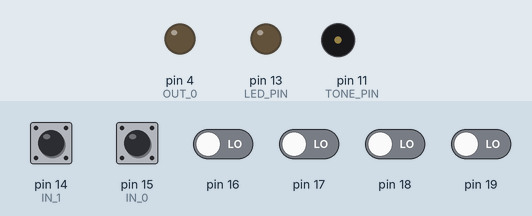
This sketch was run on a simulated Arduino Uno, built with avr-gcc and run on an emulated ATmega328P. Parts: output pins drawn as LEDs (lit = HIGH), buzzer (waves = sounding). Dashed ring = blinking. Inputs (shaded band) come from the test bench; at power-on: pin 14 (IN_1), pin 15 (IN_0) HIGH, pin 16–19 LOW. Pins used as bus, display or sensor lines are not drawn.

Above: at 1.2 s.
1.3 s: pin 15 (IN_0) pulled LOW for 0.15 s
At 1.31 s:
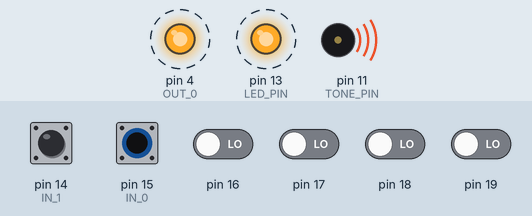
3.0 s: pin 14 (IN_1) pulled LOW for 1 s
At 5.2 s:
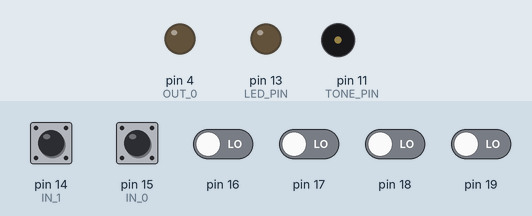
Timing chart, 0 to 6.7 s (numbered marks = the images above; inputs shaded):
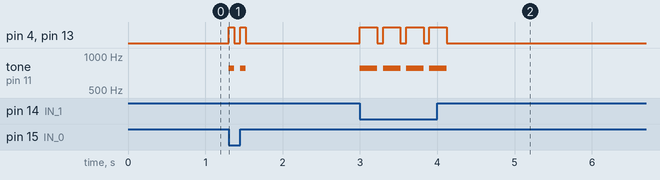

The sketch:

plain-avr-keyer.ino
```cpp
// (licence header left out)
#define OUT_0 4 // D4 -> PD4
#define OUT_PORT PORTD
#define OUT_DDR DDRD

#define IN_0 1 // D15 -> PC1
#define IN_1 0 // D14 -> PC0
#define IN_PORT PORTC
#define IN_PIN PINC
#define IN_DDR DDRC
#define IN_MSK PCMSK1
#define IN_ICR 1 // PCIE1 -> PCICR bit 1
#define IN_vect PCINT1_vect

#define DOT 0x01
#define DASH 0x02

#define DOT_LEN 750 // in 100us unit
#define BASE_TICK ((F_CPU / 1024) * DOT_LEN / 10000UL)
#define DOT_ON_TICK BASE_TICK
#define DOT_OFF_TICK BASE_TICK
#define DASH_ON_TICK (BASE_TICK * 3)
#define DASH_OFF_TICK BASE_TICK

volatile unsigned char PinMemory = 0;
volatile unsigned char PinStatus = 0;
volatile unsigned char TimerExpired = 0;

static void timer_start(unsigned short tick);
static void timer_stop(void);

extern void led_output(bool state) __attribute__((weak));
extern void led_init(void) __attribute__((weak));
extern void sidetone_output(bool state) __attribute__((weak));
extern void sidetone_init(void) __attribute__((weak));

static void update_pin_status(void)
{
	unsigned char d = IN_PIN;

	PinStatus = 0;

	if (!(d & (1 << IN_0))) {
		PinMemory |= DOT;
		PinStatus |= DOT;
	}

	if (!(d & (1 << IN_1))) {
		PinMemory |= DASH;
		PinStatus |= DASH;
	}
}

ISR(IN_vect)
{
	update_pin_status();
}

ISR(TIMER1_COMPA_vect)
{
	TimerExpired = 1;
}

static void clear_pin_memory(unsigned char d)
{
	cli();
	update_pin_status();
	if (!(PinStatus & d)) PinMemory &= ~d;
	sei();
}

static void wait_for_tick(unsigned short tick)
{
	TimerExpired = 0; // timer is stopped here
	timer_start(tick);

	while (1) {
		cli();
		if (TimerExpired) {
			sei();
			break;
		}

		asm __volatile__(
			"sei	\n"
			"sleep	\n"
			);
	}

	timer_stop();
}

static void input_init(void)
{
	/* set input pins */
	IN_DDR &= ~((1 << IN_0) | (1 << IN_1));
	MCUCR &= 0xef; // clear PUD (-> pull-up enable)
	IN_PORT |= ((1 << IN_0) | (1 << IN_1));

	/* enable port change interrupt (rise/fall edge) */
	PCICR = 0;
	PCMSK0 = 0;
	PCMSK1 = 0;
	PCMSK2 = 0;
	PCIFR = ~0;

	IN_MSK = (1 << IN_0) | (1 << IN_1);
	PCICR = 1 << IN_ICR;
}

static void gpio_init(void)
{
	OUT_PORT &= ~(1 << OUT_0);
	OUT_DDR |= 1 << OUT_0;
}

static void timer_init(void)
{
	TIMSK0 = 0;		// disble Arduino system timer (required)
	TCCR0B = 0;

	TIMSK1 = 0;
	TCCR1B = 0;
	TCCR1A = 0;
	TCCR1C = 0;
}

static void timer_start(unsigned short tick)
{
	OCR1A = tick - 1;
	TCNT1 = 0;
	TIFR1 = ~0;
	TCCR1B = 0x0d;		// CTC, F_CLK / 1024 (1tick = 64us @ 16MHz)
	TIMSK1 = 0x02;		// Output compare A interrupt enable
}

static void timer_stop(void)
{
	TIMSK1 = 0;
	TCCR1B = 0;
}

static void gpio_output(bool state)
{
	if (state) OUT_PORT |= 1 << OUT_0;
	else OUT_PORT &= ~(1 << OUT_0);
}

static void output(bool state)
{
	gpio_output(state);
	if (led_output) led_output(state);
	if (sidetone_output) sidetone_output(state);
}

static void do_output(unsigned short on_tick, unsigned short off_tick, unsigned char status)
{
	output(true);
	wait_for_tick(on_tick);
	output(false);
	wait_for_tick(off_tick);
	clear_pin_memory(status);
}

void setup(void)
{
	input_init();
	gpio_init();
	if (led_init) led_init();
	if (sidetone_init) sidetone_init();
	timer_init();
}

void loop(void)
{
	while (1) {
		cli();
		if (PinStatus) {
			sei();
			break;
		}

		asm __volatile__(
			"sei	\n"
			"sleep	\n"
			);
	}

	while (PinMemory) {
		if (PinMemory & DOT)
			do_output(DOT_ON_TICK, DOT_OFF_TICK, DOT);
		if (PinMemory & DASH)
			do_output(DASH_ON_TICK, DASH_OFF_TICK, DASH);
	}
}
```

led.ino
```cpp
// (licence header left out)
#define LED_PIN 5 // D13 -> PB5
#define LED_PORT PORTB
#define LED_DDR DDRB

void led_output(bool state)
{
	if (state) LED_PORT |= 1 << LED_PIN;
	else LED_PORT &= ~(1 << LED_PIN);
}

void led_init(void)
{
	LED_PORT &= ~(1 << LED_PIN);
	LED_DDR |= 1 << LED_PIN;
}
```

sidetone.ino
```cpp
// (licence header left out)
#define TONE_PIN 3 // D11 -> PB3/OC2A
#define TONE_PORT PORTB
#define TONE_DDR DDRB
#define TONE_HZ 780

void sidetone_output(bool state)
{
	if (state) {
		TCCR2A = 0x42;	// CTC, toggle OC2A on compare match
		TCCR2B = 0x06;	// CTC, F_CLK / 256
	} else {
		TCCR2A = 0;
		TCCR2B = 0;
	}
}

void sidetone_init(void)
{
	// set gpio/low when tone off
	TONE_PORT &= ~(1 << TONE_PIN);
	TONE_DDR |= 1 << TONE_PIN;

	TIMSK2 = 0;
	TCCR2A = 0;
	TCCR2B = 0;
	OCR2A = ((F_CPU / 256UL) / TONE_HZ + 1) / 2 - 1;
}
```

Measured:
- after the input at 1.3 s, pin 4 (OUT_0), pin 13 (LED_PIN): alternates HIGH for 0.07 s and LOW for 0.07 s, 4 changes in all, then stays LOW, starting at once; tone on pin 11 (TONE_PIN): alternates 781 Hz for 0.07 s and silent for 0.07 s, 4 changes in all, then stays silent, starting at once
- after the input at 3.0 s, pin 4 (OUT_0), pin 13 (LED_PIN): alternates HIGH for 0.22 s and LOW for 0.07 s, 8 changes in all, then stays LOW, starting at once; tone on pin 11 (TONE_PIN): alternates 781 Hz for 0.22 s and silent for 0.07 s, 8 changes in all, then stays silent, starting at once
